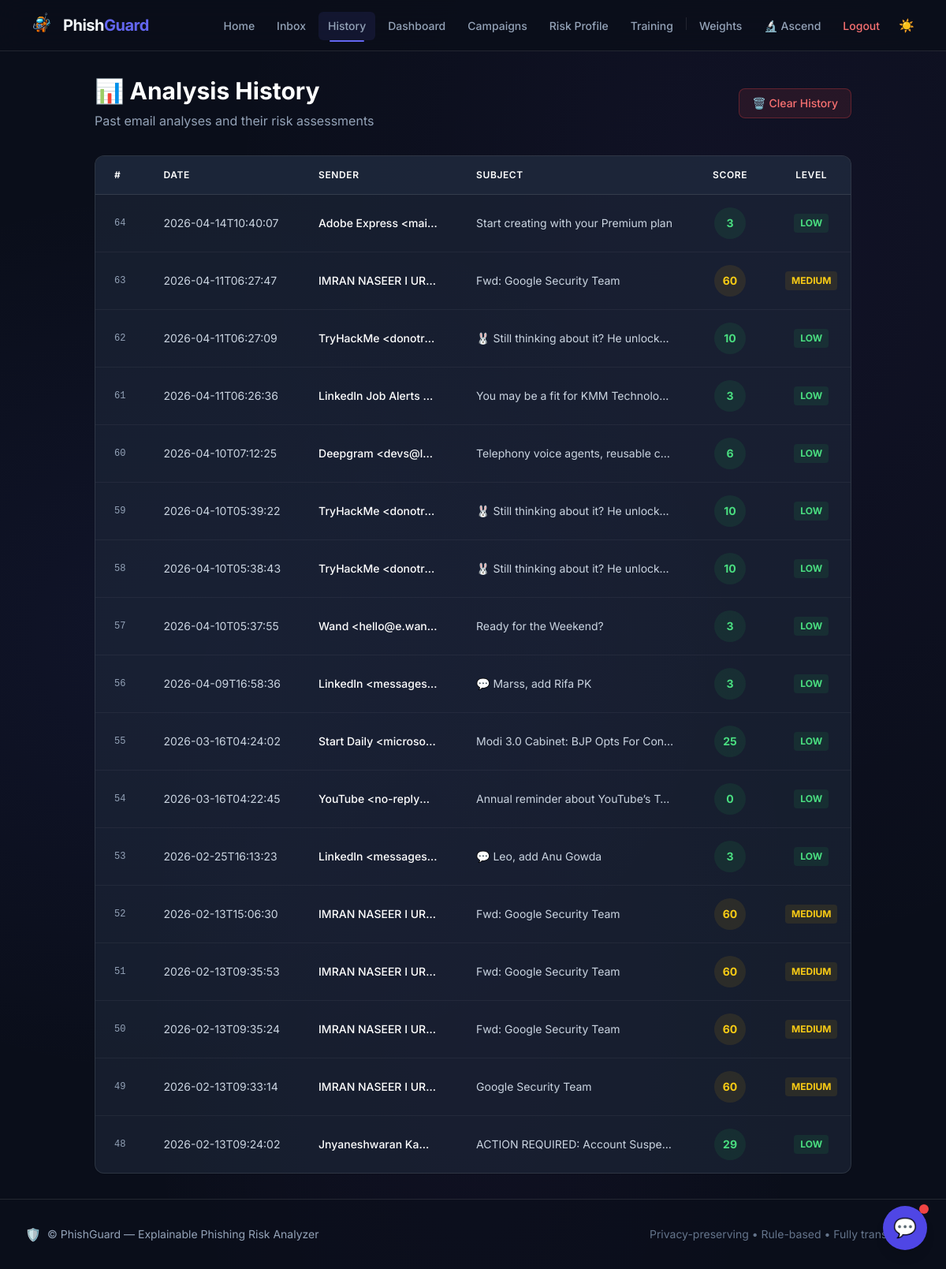
The app's page /history with its own data.
### tables this page shows
CREATE TABLE analysis_logs (
            id          INTEGER PRIMARY KEY AUTOINCREMENT,
            timestamp   TEXT NOT NULL,
            message_id  TEXT,
            sender      TEXT,
            subject     TEXT,
            risk_score  REAL,
            risk_level  TEXT,
            intent      TEXT,
            findings    TEXT,
            summary     TEXT
        );

### app.py (the view)
@app.route("/history")
def history():
    logs = database.get_history()
    return render_template("history.html", logs=logs)

### app.py (called while the page is built)
@app.context_processor
def inject_config():
    return {
        "ENABLE_CHATBOT": config.ENABLE_CHATBOT,
        "ASCEND_ENABLED": config.ASCEND_ENABLED and ASCEND_AVAILABLE,
    }

### database.py (called while the page is built)
def get_connection() -> sqlite3.Connection:
    conn = sqlite3.connect(config.DATABASE_PATH)
    conn.row_factory = sqlite3.Row
    return conn

def get_history(limit: int = 50) -> list[dict]:
    conn = get_connection()
    rows = conn.execute(
        "SELECT * FROM analysis_logs ORDER BY id DESC LIMIT ?",
        (limit,),
    ).fetchall()
    conn.close()
    return [dict(row) for row in rows]

### templates/history.html (shortened to what this page needs)
{% extends "base.html" %}
{% block content %}
<section class="max-w-7xl mx-auto">
    <div class="mb-8 flex flex-col sm:flex-row sm:items-center justify-between gap-4">
        <div>
            <h1 class="text-3xl font-bold text-slate-900 dark:text-white mb-2">📊 Analysis History</h1>
            <p class="text-slate-600 dark:text-slate-400">Past email analyses and their risk assessments</p>
        </div>
        {% if logs %}
        <button onclick="clearHistory()"
            class="inline-flex items-center gap-2 px-4 py-2 rounded-lg text-sm font-medium border border-red-200 dark:border-red-500/30 bg-red-50 dark:bg-red-500/10 text-red-700 dark:text-red-400 hover:bg-red-100 dark:hover:bg-red-500/20 transition-colors shadow-sm"
            title="Clear all analysis history">
            🗑️ Clear History
        </button>
        {% endif %}
    </div>
    {% if logs %}
    <div
        class="bg-white dark:bg-slate-800/60 backdrop-blur-md rounded-xl border border-slate-200 dark:border-white/10 shadow-sm overflow-hidden">
        <div class="overflow-x-auto">
            <table class="w-full text-left text-sm" id="history-table">
                <thead>
                    <tr class="bg-slate-50 dark:bg-slate-800/80 border-b border-slate-200 dark:border-white/10">
                        <th class="px-6 py-4 font-semibold text-slate-900 dark:text-white uppercase tracking-wider text-xs cursor-pointer hover:bg-slate-100 dark:hover:bg-slate-700 transition-colors"
                            onclick="sortTable(0)">#</th>
                        <th class="px-6 py-4 font-semibold text-slate-900 dark:text-white uppercase tracking-wider text-xs cursor-pointer hover:bg-slate-100 dark:hover:bg-slate-700 transition-colors"
                            onclick="sortTable(1)">Date</th>
                        <th class="px-6 py-4 font-semibold text-slate-900 dark:text-white uppercase tracking-wider text-xs cursor-pointer hover:bg-slate-100 dark:hover:bg-slate-700 transition-colors"
                            onclick="sortTable(2)">Sender</th>
                        <th class="px-6 py-4 font-semibold text-slate-900 dark:text-white uppercase tracking-wider text-xs cursor-pointer hover:bg-slate-100 dark:hover:bg-slate-700 transition-colors"
                            onclick="sortTable(3)">Subject</th>
                        <th class="px-6 py-4 font-semibold text-slate-900 dark:text-white uppercase tracking-wider text-xs cursor-pointer hover:bg-slate-100 dark:hover:bg-slate-700 transition-colors text-center"
                            onclick="sortTable(4)">Score</th>
                        <th class="px-6 py-4 font-semibold text-slate-900 dark:text-white uppercase tracking-wider text-xs cursor-pointer hover:bg-slate-100 dark:hover:bg-slate-700 transition-colors text-center"
                            onclick="sortTable(5)">Level</th>
                    </tr>
                </thead>
                <tbody class="divide-y divide-slate-200 dark:divide-white/5">
                    {% for log in logs %}
                    <tr class="animate-row-in hover:bg-slate-50 dark:hover:bg-white/5 transition-colors group"
                        style="--row-delay: {{ loop.index0 * 40 }}ms">
                        <td class="px-6 py-4 text-slate-500 dark:text-slate-400 font-mono text-xs">{{ log.id }}</td>
                        <td class="px-6 py-4 text-slate-600 dark:text-slate-300 whitespace-nowrap">{{ log.timestamp[:19]
                            }}</td>
                        <td class="px-6 py-4 text-slate-900 dark:text-white font-medium max-w-[200px] truncate"
                            title="{{ log.sender }}">{{ log.sender }}</td>
                        <td class="px-6 py-4 text-slate-600 dark:text-slate-300 max-w-[300px] truncate"
                            title="{{ log.subject }}">
                            <a href="{{ url_for('analyze', message_id=log.message_id) }}"
                                class="hover:text-indigo-500 hover:underline">
                                {{ log.subject }}
                            </a>
                        </td>
                        <td class="px-6 py-4 text-center">
                            <span
                                class="inline-flex items-center justify-center w-10 h-10 rounded-full font-bold text-sm
                                {% if log.risk_level == 'High' %}bg-red-100 text-red-700 dark:bg-red-500/10 dark:text-red-400
                                {% elif log.risk_level == 'Medium' %}bg-yellow-100 text-yellow-700 dark:bg-yellow-500/10 dark:text-yellow-400
                                {% else %}bg-green-100 text-green-700 dark:bg-green-500/10 dark:text-green-400{% endif %}">
                                {{ log.risk_score | round(0) | int }}
                            </span>
                        </td>
                        <td class="px-6 py-4 text-center">
                            <span
                                class="inline-flex px-2 py-1 rounded text-xs font-bold uppercase
                                {% if log.risk_level == 'High' %}text-red-700 bg-red-100 dark:text-red-400 dark:bg-red-500/10
                                {% elif log.risk_level == 'Medium' %}text-yellow-700 bg-yellow-100 dark:text-yellow-400 dark:bg-yellow-500/10
                                {% else %}text-green-700 bg-green-100 dark:text-green-400 dark:bg-green-500/10{% endif %}">
                                {{ log.risk_level }}
                            </span>
                        </td>
                    </tr>
                    {% endfor %}
                </tbody>
            </table>
        </div>
    </div>
    {% endif %}
</section>
{% endblock %}

### templates/base.html (shortened to what this page needs)
<!DOCTYPE html>
<html lang="en" class="dark">
<head>
    <script src="https://cdn.tailwindcss.com"></script>
    <link rel="stylesheet" href="{{ url_for('static', filename='style.css') }}">
</head>
<body
    class="bg-slate-50 text-slate-900 dark:bg-[#0a0e1a] dark:text-slate-100 min-h-screen flex flex-col font-sans transition-colors duration-300">
    <nav
        class="sticky top-0 z-50 w-full backdrop-blur-lg border-b border-slate-200 dark:border-white/10 bg-white/80 dark:bg-[#0a0e1a]/80 transition-colors duration-300">
        <div class="max-w-7xl mx-auto px-4 sm:px-6 lg:px-8">
            <div class="flex items-center justify-between h-16">
                <div class="flex-shrink-0">
                    <a href="{{ url_for('about') }}" class="flex items-center gap-2 group">
                        <img src="{{ url_for('static', filename='images/logo.png') }}" alt="PhishGuard Logo"
                            class="h-10 w-auto transform group-hover:scale-105 transition-transform duration-200">
                        <span class="font-bold text-xl tracking-tight">Phish<span
                                class="text-indigo-600 dark:text-indigo-500">Guard</span></span>
                    </a>
                </div>
                <div class="hidden md:block">
                    <div class="ml-10 flex items-baseline space-x-1">
                        {% set nav_base = "nav-link-animated px-3 py-2 rounded-md text-sm font-medium transition-colors
                        text-slate-600 hover:text-indigo-600 dark:text-slate-400 dark:hover:text-white" %}
                        {% set nav_active = "nav-active text-indigo-600 bg-indigo-50 dark:text-indigo-400
                        dark:bg-indigo-500/10" %}
                        <a href="{{ url_for('index') }}"
                            class="{{ nav_base }} {{ nav_active if request.endpoint == 'index' }}">Home</a>
                        <a href="{{ url_for('inbox') }}"
                            class="{{ nav_base }} {{ nav_active if request.endpoint == 'inbox' }}">Inbox</a>
                        <a href="{{ url_for('history') }}"
                            class="{{ nav_base }} {{ nav_active if request.endpoint == 'history' }}">History</a>
                        <a href="{{ url_for('dashboard') }}"
                            class="{{ nav_base }} {{ nav_active if request.endpoint == 'dashboard' }}">Dashboard</a>
                        <a href="{{ url_for('campaigns') }}"
                            class="{{ nav_base }} {{ nav_active if request.endpoint == 'campaigns' }}">Campaigns</a>
                        <a href="{{ url_for('user_risk_profile') }}"
                            class="{{ nav_base }} {{ nav_active if request.endpoint == 'user_risk_profile' }}">Risk
                            Profile</a>
                        <a href="{{ url_for('training') }}"
                            class="{{ nav_base }} {{ nav_active if request.endpoint == 'training' }}">Training</a>
                        <a href="{{ url_for('admin_weights') }}"
                            class="{{ nav_base }} {{ nav_active if request.endpoint == 'admin_weights' }}">Weights</a>
                        {% if ASCEND_ENABLED %}
                        <a href="{{ url_for('ascend.dashboard') }}"
                            class="{{ nav_base }} {{ nav_active if request.endpoint and request.endpoint.startswith('ascend.') }}">🔬
                            Ascend</a>
                        {% endif %}
                        <a href="{{ url_for('logout') }}"
                            class="text-red-600 hover:text-red-700 dark:text-red-400 dark:hover:text-red-300 px-3 py-2 rounded-md text-sm font-medium transition-colors">Logout</a>
                        <button id="themeToggle"
                            class="p-2 rounded-full transition-colors ml-2 text-slate-600 hover:bg-slate-100 hover:text-orange-500 dark:text-slate-400 dark:hover:bg-white/5 dark:hover:text-yellow-400"
                            aria-label="Toggle theme">
                            <span id="theme-icon-sun" class="hidden dark:block">☀️</span>
                        </button>
                    </div>
                </div>
            </div>
        </div>
    </nav>
    <main class="flex-grow container mx-auto px-4 sm:px-6 lg:px-8 py-8">
        <div id="page-content">
            {% block content %}{% endblock %}
        </div>
    </main>
    <footer
        class="border-t border-slate-200 bg-white dark:border-white/10 dark:bg-[#0a0e1a]/50 mt-auto transition-colors duration-300">
        <div
            class="max-w-7xl mx-auto py-8 px-4 sm:px-6 lg:px-8 flex flex-col md:flex-row justify-between items-center gap-4">
            <div class="flex items-center gap-2 text-slate-500 dark:text-slate-400">
                <span>🛡️</span>
                <p class="text-sm">© PhishGuard — Explainable Phishing Risk Analyzer</p>
            </div>
            <p class="text-sm text-slate-400 dark:text-slate-500">Privacy-preserving • Rule-based • Fully
                transparent</p>
        </div>
    </footer>
</body>
</html>

### static/style.css (style rules this page uses)
:root { --bg-primary: #0a0e1a; --bg-secondary: #111827; --bg-card: rgba(17, 24, 39, 0.7); --bg-card-hover: rgba(31, 41, 55, 0.8); --glass-bg: rgba(255, 255, 255, 0.04); --glass-border: rgba(255, 255, 255, 0.08); --glass-shadow: 0 8px 32px rgba(0, 0, 0, 0.3); --text-primary: #f1f5f9; --text-secondary: #94a3b8; --text-muted: #64748b; --accent-primary: #6366f1; --accent-secondary: #8b5cf6; --accent-gradient: linear-gradient(135deg, #6366f1, #8b5cf6, #a855f7); --green: #22c55e; --green-bg: rgba(34, 197, 94, 0.15); --yellow: #eab308; --yellow-bg: rgba(234, 179, 8, 0.15); --red: #ef4444; --red-bg: rgba(239, 68, 68, 0.15); --blue: #3b82f6; --blue-bg: rgba(59, 130, 246, 0.15); --radius-sm: 8px; --radius-md: 12px; --radius-lg: 16px; --radius-xl: 24px; --transition: all 0.3s cubic-bezier(0.4, 0, 0.2, 1); --font: 'Inter', -apple-system, BlinkMacSystemFont, 'Segoe UI', sans-serif; --navbar-bg: rgba(10, 14, 26, 0.85); --finding-bg: rgba(255, 255, 255, 0.02); --finding-bg-hover: rgba(255, 255, 255, 0.04); --bar-track-bg: rgba(255, 255, 255, 0.05); --tip-bg: rgba(255, 255, 255, 0.02); --table-row-hover: rgba(255, 255, 255, 0.02); --table-border: rgba(255, 255, 255, 0.03); --evidence-bg: rgba(255, 255, 255, 0.03); }
*, *::before, *::after { margin: 0; padding: 0; box-sizing: border-box; }
html { scroll-behavior: smooth; }
body { font-family: var(--font); background: var(--bg-primary); color: var(--text-primary); line-height: 1.6; min-height: 100vh; overflow-x: hidden; background-image: radial-gradient(ellipse at 20% 50%, rgba(99, 102, 241, 0.08) 0%, transparent 50%), radial-gradient(ellipse at 80% 20%, rgba(139, 92, 246, 0.06) 0%, transparent 50%), radial-gradient(ellipse at 50% 80%, rgba(168, 85, 247, 0.04) 0%, transparent 50%); transition: background-color 0.4s ease, color 0.4s ease; }
a { color: var(--accent-primary); text-decoration: none; }
#page-content { animation: fadeIn 0.4s ease-out; }
.nav-link-animated { position: relative; }
.nav-link-animated::after { content: ''; position: absolute; bottom: -2px; left: 50%; width: 0; height: 2px; background: var(--accent-primary, #6366f1); border-radius: 1px; transition: width 0.3s cubic-bezier(0.22, 1, 0.36, 1), left 0.3s cubic-bezier(0.22, 1, 0.36, 1); }
.nav-link-animated:hover::after, .nav-link-animated.nav-active::after { width: 60%; left: 20%; }
.animate-row-in { opacity: 0; animation: rowFadeIn 0.4s cubic-bezier(0.22, 1, 0.36, 1) forwards; animation-delay: var(--row-delay, 0ms); }
#page-content { animation: pageEnter 0.45s cubic-bezier(0.22, 1, 0.36, 1) both; }

### records on screen
analysis_logs: id "64", timestamp "2026-04-14T10:40:07", sender "Adobe Express <mai…", subject "Start creating with your Premium plan", risk_score "3", risk_level "LOW"
analysis_logs: id "63", timestamp "2026-04-11T06:27:47", sender "IMRAN NASEER I UR…", subject "Fwd: Google Security Team", risk_score "60", risk_level "MEDIUM"
analysis_logs: id "62", timestamp "2026-04-11T06:27:09", sender "TryHackMe <donotr…", subject "🐰 Still thinking about it? He unlock…", risk_score "10", risk_level "LOW"
analysis_logs: id "61", timestamp "2026-04-11T06:26:36", sender "LinkedIn Job Alerts…", subject "You may be a fit for KMM Technolo…", risk_score "3", risk_level "LOW"
analysis_logs: id "60", timestamp "2026-04-10T07:12:25", sender "Deepgram <devs@l…", subject "Telephony voice agents, reusable c…", risk_score "6", risk_level "LOW"
analysis_logs: id "59", timestamp "2026-04-10T05:39:22", sender "TryHackMe <donotr…", subject "🐰 Still thinking about it? He unlock…", risk_score "10", risk_level "LOW"
analysis_logs: id "58", timestamp "2026-04-10T05:38:43", sender "TryHackMe <donotr…", subject "🐰 Still thinking about it? He unlock…", risk_score "10", risk_level "LOW"
analysis_logs: id "57", timestamp "2026-04-10T05:37:55", sender "Wand <hello@e.wan…", subject "Ready for the Weekend?", risk_score "3", risk_level "LOW"
analysis_logs: id "56", timestamp "2026-04-09T16:58:36", sender "LinkedIn <messages…", subject "💬 Marss, add Rifa PK", risk_score "3", risk_level "LOW"
analysis_logs: id "55", timestamp "2026-03-16T04:24:02", sender "Start Daily <microso…", subject "Modi 3.0 Cabinet: BJP Opts For Con…", risk_score "25", risk_level "LOW"
analysis_logs: id "54", timestamp "2026-03-16T04:22:45", sender "YouTube <no-reply…", subject "Annual reminder about YouTube’s T…", risk_score "0", risk_level "LOW"
analysis_logs: id "53", timestamp "2026-02-25T16:13:23", sender "LinkedIn <messages…", subject "💬 Leo, add Anu Gowda", risk_score "3", risk_level "LOW"
analysis_logs: id "52", timestamp "2026-02-13T15:06:30", sender "IMRAN NASEER I UR…", subject "Fwd: Google Security Team", risk_score "60", risk_level "MEDIUM"
analysis_logs: id "51", timestamp "2026-02-13T09:35:53", sender "IMRAN NASEER I UR…", subject "Fwd: Google Security Team", risk_score "60", risk_level "MEDIUM"
analysis_logs: id "50", timestamp "2026-02-13T09:35:24", sender "IMRAN NASEER I UR…", subject "Fwd: Google Security Team", risk_score "60", risk_level "MEDIUM"
analysis_logs: id "49", timestamp "2026-02-13T09:33:14", sender "IMRAN NASEER I UR…", subject "Google Security Team", risk_score "60", risk_level "MEDIUM"
analysis_logs: id "48", timestamp "2026-02-13T09:24:02", sender "Jnyaneshwaran Ka…", subject "ACTION REQUIRED: Account Suspe…", risk_score "29", risk_level "LOW"
